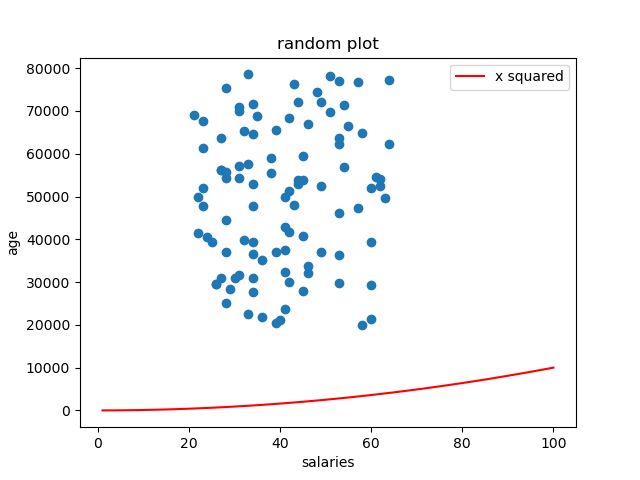

Here is the Python script that generated this plot:
# Programming and Scripting Week 08
# this program uses the data from the salariesPlot and adds another list called ages
# that has the same number random values as salaries. We're making scatter plot of this data


# Based on Andrew Beatty's course lab - week 8
# Author: Ermelinda Qejvani

import numpy as np 
import matplotlib.pyplot as plt 

min_salary = 20000
max_salary = 80000
number_of_entries = 100

# the code below makes the program to give us the same numbers each time it runs.

np.random.seed(1)
salaries = np.random.randint(min_salary, max_salary, number_of_entries)
ages = np.random.randint(low=21, high=65, size=number_of_entries)

plt.scatter(ages, salaries)     # this will be random
# plt.show()        # we need to show both diagrams in the same time

# adding x squared
x_points = np.array(range(1,101))
y_points = x_points * x_points # multiply x values by itself

plt.plot(x_points, y_points, color= 'r', label = "x squared")

plt.title("random plot")
plt.xlabel("salaries")
plt.ylabel("age")
plt.legend()
# plt.show()

# this line will change the axis
plt.savefig('prettier-plot.png')

